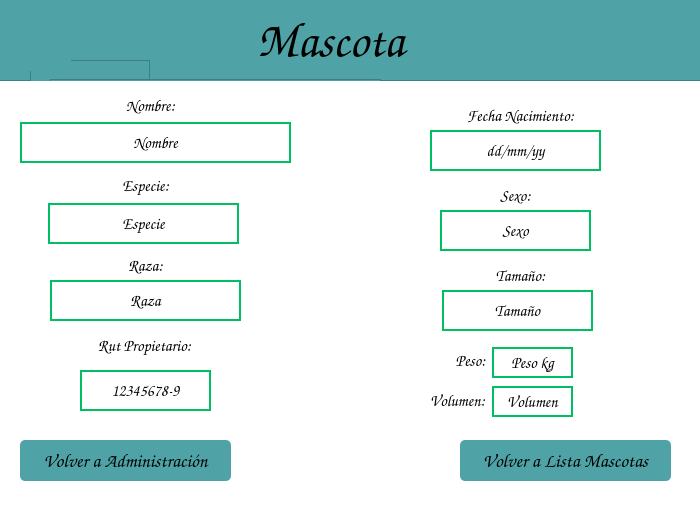
<?xml version="1.0" encoding="UTF-8"?>
<ui version="4.0">
 <class>mainWindow</class>
 <widget class="QMainWindow" name="mainWindow">
  <property name="geometry">
   <rect>
    <x>0</x>
    <y>0</y>
    <width>700</width>
    <height>509</height>
   </rect>
  </property>
  <property name="sizePolicy">
   <sizepolicy hsizetype="Preferred" vsizetype="Preferred">
    <horstretch>0</horstretch>
    <verstretch>0</verstretch>
   </sizepolicy>
  </property>
  <property name="minimumSize">
   <size>
    <width>700</width>
    <height>509</height>
   </size>
  </property>
  <property name="maximumSize">
   <size>
    <width>700</width>
    <height>509</height>
   </size>
  </property>
  <property name="windowTitle">
   <string>Clinica CVI</string>
  </property>
  <property name="styleSheet">
   <string notr="true">alternate-background-color: rgb(255, 255, 255);</string>
  </property>
  <widget class="QWidget" name="centralwidget">
   <widget class="QFrame" name="frame">
    <property name="geometry">
     <rect>
      <x>-10</x>
      <y>0</y>
      <width>711</width>
      <height>511</height>
     </rect>
    </property>
    <property name="minimumSize">
     <size>
      <width>711</width>
      <height>511</height>
     </size>
    </property>
    <property name="maximumSize">
     <size>
      <width>711</width>
      <height>511</height>
     </size>
    </property>
    <property name="sizeIncrement">
     <size>
      <width>10000</width>
      <height>10000</height>
     </size>
    </property>
    <property name="cursor">
     <cursorShape>ArrowCursor</cursorShape>
    </property>
    <property name="styleSheet">
     <string notr="true">background-color: rgb(255, 255, 255);</string>
    </property>
    <property name="frameShape">
     <enum>QFrame::StyledPanel</enum>
    </property>
    <property name="frameShadow">
     <enum>QFrame::Raised</enum>
    </property>
    <widget class="QFrame" name="frame_2">
     <property name="geometry">
      <rect>
       <x>-10</x>
       <y>-20</y>
       <width>721</width>
       <height>101</height>
      </rect>
     </property>
     <property name="styleSheet">
      <string notr="true">background-color: rgb(79, 163, 166);</string>
     </property>
     <property name="frameShape">
      <enum>QFrame::StyledPanel</enum>
     </property>
     <property name="frameShadow">
      <enum>QFrame::Raised</enum>
     </property>
     <widget class="QFrame" name="frame_3">
      <property name="geometry">
       <rect>
        <x>50</x>
        <y>80</y>
        <width>120</width>
        <height>80</height>
       </rect>
      </property>
      <property name="frameShape">
       <enum>QFrame::StyledPanel</enum>
      </property>
      <property name="frameShadow">
       <enum>QFrame::Raised</enum>
      </property>
     </widget>
     <widget class="QFrame" name="frame_4">
      <property name="geometry">
       <rect>
        <x>70</x>
        <y>99</y>
        <width>331</width>
        <height>51</height>
       </rect>
      </property>
      <property name="frameShape">
       <enum>QFrame::StyledPanel</enum>
      </property>
      <property name="frameShadow">
       <enum>QFrame::Raised</enum>
      </property>
     </widget>
     <widget class="QLabel" name="label_9">
      <property name="geometry">
       <rect>
        <x>250</x>
        <y>40</y>
        <width>201</width>
        <height>41</height>
       </rect>
      </property>
      <property name="font">
       <font>
        <family>Comic Sans MS</family>
        <pointsize>36</pointsize>
       </font>
      </property>
      <property name="cursor">
       <cursorShape>ForbiddenCursor</cursorShape>
      </property>
      <property name="text">
       <string>Mascota</string>
      </property>
      <property name="alignment">
       <set>Qt::AlignCenter</set>
      </property>
     </widget>
     <widget class="QLabel" name="label_3">
      <property name="geometry">
       <rect>
        <x>30</x>
        <y>40</y>
        <width>61</width>
        <height>51</height>
       </rect>
      </property>
      <property name="text">
       <string/>
      </property>
      <property name="pixmap">
       <pixmap>../../../../Downloads/Copia_de_Centro_Veterinario_Integral-removebg-preview.png</pixmap>
      </property>
     </widget>
    </widget>
    <widget class="QLabel" name="label_logo">
     <property name="geometry">
      <rect>
       <x>210</x>
       <y>110</y>
       <width>291</width>
       <height>301</height>
      </rect>
     </property>
     <property name="font">
      <font>
       <family>Comic Sans MS</family>
       <pointsize>16</pointsize>
      </font>
     </property>
     <property name="text">
      <string/>
     </property>
     <property name="pixmap">
      <pixmap>../imagenes/Logo-removebg-preview.png</pixmap>
     </property>
    </widget>
    <widget class="QPushButton" name="btnLista">
     <property name="enabled">
      <bool>true</bool>
     </property>
     <property name="geometry">
      <rect>
       <x>470</x>
       <y>440</y>
       <width>211</width>
       <height>41</height>
      </rect>
     </property>
     <property name="font">
      <font>
       <family>Comic Sans MS</family>
       <pointsize>14</pointsize>
      </font>
     </property>
     <property name="cursor">
      <cursorShape>PointingHandCursor</cursorShape>
     </property>
     <property name="styleSheet">
      <string notr="true">background-color: rgb(79, 163, 166);
border-radius: 5px;</string>
     </property>
     <property name="text">
      <string>Volver a Lista Mascotas</string>
     </property>
     <property name="checkable">
      <bool>false</bool>
     </property>
    </widget>
    <widget class="QPushButton" name="btnAdmin">
     <property name="enabled">
      <bool>true</bool>
     </property>
     <property name="geometry">
      <rect>
       <x>30</x>
       <y>440</y>
       <width>211</width>
       <height>41</height>
      </rect>
     </property>
     <property name="font">
      <font>
       <family>Comic Sans MS</family>
       <pointsize>14</pointsize>
      </font>
     </property>
     <property name="cursor">
      <cursorShape>PointingHandCursor</cursorShape>
     </property>
     <property name="styleSheet">
      <string notr="true">background-color: rgb(79, 163, 166);
border-radius: 5px;</string>
     </property>
     <property name="text">
      <string>Volver a Administración</string>
     </property>
     <property name="checkable">
      <bool>false</bool>
     </property>
    </widget>
    <widget class="QLabel" name="labelNombre">
     <property name="geometry">
      <rect>
       <x>30</x>
       <y>122</y>
       <width>271</width>
       <height>41</height>
      </rect>
     </property>
     <property name="font">
      <font>
       <family>Comic Sans MS</family>
       <pointsize>12</pointsize>
       <weight>50</weight>
       <bold>false</bold>
      </font>
     </property>
     <property name="layoutDirection">
      <enum>Qt::LeftToRight</enum>
     </property>
     <property name="styleSheet">
      <string notr="true">border: 2px solid #00BF63;</string>
     </property>
     <property name="text">
      <string>Nombre</string>
     </property>
     <property name="alignment">
      <set>Qt::AlignCenter</set>
     </property>
    </widget>
    <widget class="QLabel" name="labelEspecie">
     <property name="geometry">
      <rect>
       <x>58</x>
       <y>203</y>
       <width>191</width>
       <height>41</height>
      </rect>
     </property>
     <property name="font">
      <font>
       <family>Comic Sans MS</family>
       <pointsize>12</pointsize>
       <weight>50</weight>
       <bold>false</bold>
      </font>
     </property>
     <property name="layoutDirection">
      <enum>Qt::LeftToRight</enum>
     </property>
     <property name="styleSheet">
      <string notr="true">border: 2px solid #00BF63;</string>
     </property>
     <property name="text">
      <string>Especie</string>
     </property>
     <property name="alignment">
      <set>Qt::AlignCenter</set>
     </property>
    </widget>
    <widget class="QLabel" name="label_5">
     <property name="geometry">
      <rect>
       <x>90</x>
       <y>90</y>
       <width>141</width>
       <height>31</height>
      </rect>
     </property>
     <property name="font">
      <font>
       <family>Comic Sans MS</family>
       <pointsize>12</pointsize>
       <weight>50</weight>
       <bold>false</bold>
      </font>
     </property>
     <property name="layoutDirection">
      <enum>Qt::LeftToRight</enum>
     </property>
     <property name="text">
      <string>Nombre:</string>
     </property>
     <property name="alignment">
      <set>Qt::AlignCenter</set>
     </property>
    </widget>
    <widget class="QLabel" name="label_6">
     <property name="geometry">
      <rect>
       <x>120</x>
       <y>170</y>
       <width>71</width>
       <height>31</height>
      </rect>
     </property>
     <property name="font">
      <font>
       <family>Comic Sans MS</family>
       <pointsize>12</pointsize>
       <weight>50</weight>
       <bold>false</bold>
      </font>
     </property>
     <property name="layoutDirection">
      <enum>Qt::LeftToRight</enum>
     </property>
     <property name="text">
      <string>Especie:</string>
     </property>
     <property name="alignment">
      <set>Qt::AlignCenter</set>
     </property>
    </widget>
    <widget class="QLabel" name="label_7">
     <property name="geometry">
      <rect>
       <x>120</x>
       <y>250</y>
       <width>71</width>
       <height>31</height>
      </rect>
     </property>
     <property name="font">
      <font>
       <family>Comic Sans MS</family>
       <pointsize>12</pointsize>
       <weight>50</weight>
       <bold>false</bold>
      </font>
     </property>
     <property name="layoutDirection">
      <enum>Qt::LeftToRight</enum>
     </property>
     <property name="text">
      <string>Raza:</string>
     </property>
     <property name="alignment">
      <set>Qt::AlignCenter</set>
     </property>
    </widget>
    <widget class="QLabel" name="labelRaza">
     <property name="geometry">
      <rect>
       <x>60</x>
       <y>280</y>
       <width>191</width>
       <height>41</height>
      </rect>
     </property>
     <property name="font">
      <font>
       <family>Comic Sans MS</family>
       <pointsize>12</pointsize>
       <weight>50</weight>
       <bold>false</bold>
      </font>
     </property>
     <property name="layoutDirection">
      <enum>Qt::LeftToRight</enum>
     </property>
     <property name="styleSheet">
      <string notr="true">border: 2px solid #00BF63;</string>
     </property>
     <property name="text">
      <string>Raza</string>
     </property>
     <property name="alignment">
      <set>Qt::AlignCenter</set>
     </property>
    </widget>
    <widget class="QLabel" name="label_10">
     <property name="geometry">
      <rect>
       <x>84</x>
       <y>330</y>
       <width>141</width>
       <height>31</height>
      </rect>
     </property>
     <property name="font">
      <font>
       <family>Comic Sans MS</family>
       <pointsize>12</pointsize>
       <weight>50</weight>
       <bold>false</bold>
      </font>
     </property>
     <property name="layoutDirection">
      <enum>Qt::LeftToRight</enum>
     </property>
     <property name="text">
      <string>Rut Propietario:</string>
     </property>
     <property name="alignment">
      <set>Qt::AlignCenter</set>
     </property>
    </widget>
    <widget class="QLabel" name="labelRut">
     <property name="geometry">
      <rect>
       <x>90</x>
       <y>370</y>
       <width>131</width>
       <height>41</height>
      </rect>
     </property>
     <property name="font">
      <font>
       <family>Comic Sans MS</family>
       <pointsize>12</pointsize>
       <weight>50</weight>
       <bold>false</bold>
      </font>
     </property>
     <property name="layoutDirection">
      <enum>Qt::LeftToRight</enum>
     </property>
     <property name="styleSheet">
      <string notr="true">border: 2px solid #00BF63;</string>
     </property>
     <property name="text">
      <string>12345678-9</string>
     </property>
     <property name="alignment">
      <set>Qt::AlignCenter</set>
     </property>
    </widget>
    <widget class="QLabel" name="label_13">
     <property name="geometry">
      <rect>
       <x>460</x>
       <y>100</y>
       <width>141</width>
       <height>31</height>
      </rect>
     </property>
     <property name="font">
      <font>
       <family>Comic Sans MS</family>
       <pointsize>12</pointsize>
       <weight>50</weight>
       <bold>false</bold>
      </font>
     </property>
     <property name="layoutDirection">
      <enum>Qt::LeftToRight</enum>
     </property>
     <property name="text">
      <string>Fecha Nacimiento:</string>
     </property>
     <property name="alignment">
      <set>Qt::AlignCenter</set>
     </property>
    </widget>
    <widget class="QLabel" name="labelFecha">
     <property name="geometry">
      <rect>
       <x>440</x>
       <y>130</y>
       <width>171</width>
       <height>41</height>
      </rect>
     </property>
     <property name="font">
      <font>
       <family>Comic Sans MS</family>
       <pointsize>12</pointsize>
       <weight>50</weight>
       <bold>false</bold>
      </font>
     </property>
     <property name="layoutDirection">
      <enum>Qt::LeftToRight</enum>
     </property>
     <property name="styleSheet">
      <string notr="true">border: 2px solid #00BF63;</string>
     </property>
     <property name="text">
      <string>dd/mm/yy</string>
     </property>
     <property name="alignment">
      <set>Qt::AlignCenter</set>
     </property>
    </widget>
    <widget class="QLabel" name="label_15">
     <property name="geometry">
      <rect>
       <x>500</x>
       <y>180</y>
       <width>51</width>
       <height>31</height>
      </rect>
     </property>
     <property name="font">
      <font>
       <family>Comic Sans MS</family>
       <pointsize>12</pointsize>
       <weight>50</weight>
       <bold>false</bold>
      </font>
     </property>
     <property name="layoutDirection">
      <enum>Qt::LeftToRight</enum>
     </property>
     <property name="text">
      <string>Sexo:</string>
     </property>
     <property name="alignment">
      <set>Qt::AlignCenter</set>
     </property>
    </widget>
    <widget class="QLabel" name="labelSexo">
     <property name="geometry">
      <rect>
       <x>450</x>
       <y>210</y>
       <width>151</width>
       <height>41</height>
      </rect>
     </property>
     <property name="font">
      <font>
       <family>Comic Sans MS</family>
       <pointsize>12</pointsize>
       <weight>50</weight>
       <bold>false</bold>
      </font>
     </property>
     <property name="layoutDirection">
      <enum>Qt::LeftToRight</enum>
     </property>
     <property name="styleSheet">
      <string notr="true">border: 2px solid #00BF63;</string>
     </property>
     <property name="text">
      <string>Sexo</string>
     </property>
     <property name="alignment">
      <set>Qt::AlignCenter</set>
     </property>
    </widget>
    <widget class="QLabel" name="label_17">
     <property name="geometry">
      <rect>
       <x>500</x>
       <y>260</y>
       <width>61</width>
       <height>31</height>
      </rect>
     </property>
     <property name="font">
      <font>
       <family>Comic Sans MS</family>
       <pointsize>12</pointsize>
       <weight>50</weight>
       <bold>false</bold>
      </font>
     </property>
     <property name="layoutDirection">
      <enum>Qt::LeftToRight</enum>
     </property>
     <property name="text">
      <string>Tamaño:</string>
     </property>
     <property name="alignment">
      <set>Qt::AlignCenter</set>
     </property>
    </widget>
    <widget class="QLabel" name="labelTamano">
     <property name="geometry">
      <rect>
       <x>452</x>
       <y>290</y>
       <width>151</width>
       <height>41</height>
      </rect>
     </property>
     <property name="font">
      <font>
       <family>Comic Sans MS</family>
       <pointsize>12</pointsize>
       <weight>50</weight>
       <bold>false</bold>
      </font>
     </property>
     <property name="layoutDirection">
      <enum>Qt::LeftToRight</enum>
     </property>
     <property name="styleSheet">
      <string notr="true">border: 2px solid #00BF63;</string>
     </property>
     <property name="text">
      <string>Tamaño</string>
     </property>
     <property name="alignment">
      <set>Qt::AlignCenter</set>
     </property>
    </widget>
    <widget class="QLabel" name="label_19">
     <property name="geometry">
      <rect>
       <x>460</x>
       <y>350</y>
       <width>41</width>
       <height>21</height>
      </rect>
     </property>
     <property name="font">
      <font>
       <family>Comic Sans MS</family>
       <pointsize>12</pointsize>
       <weight>50</weight>
       <bold>false</bold>
      </font>
     </property>
     <property name="layoutDirection">
      <enum>Qt::LeftToRight</enum>
     </property>
     <property name="text">
      <string>Peso:</string>
     </property>
     <property name="alignment">
      <set>Qt::AlignCenter</set>
     </property>
    </widget>
    <widget class="QLabel" name="labelPeso">
     <property name="geometry">
      <rect>
       <x>502</x>
       <y>347</y>
       <width>81</width>
       <height>31</height>
      </rect>
     </property>
     <property name="font">
      <font>
       <family>Comic Sans MS</family>
       <pointsize>12</pointsize>
       <weight>50</weight>
       <bold>false</bold>
      </font>
     </property>
     <property name="layoutDirection">
      <enum>Qt::LeftToRight</enum>
     </property>
     <property name="styleSheet">
      <string notr="true">border: 2px solid #00BF63;</string>
     </property>
     <property name="text">
      <string>Peso kg</string>
     </property>
     <property name="alignment">
      <set>Qt::AlignCenter</set>
     </property>
    </widget>
    <widget class="QLabel" name="label_21">
     <property name="geometry">
      <rect>
       <x>437</x>
       <y>390</y>
       <width>61</width>
       <height>21</height>
      </rect>
     </property>
     <property name="font">
      <font>
       <family>Comic Sans MS</family>
       <pointsize>12</pointsize>
       <weight>50</weight>
       <bold>false</bold>
      </font>
     </property>
     <property name="layoutDirection">
      <enum>Qt::LeftToRight</enum>
     </property>
     <property name="text">
      <string>Volumen:</string>
     </property>
     <property name="alignment">
      <set>Qt::AlignCenter</set>
     </property>
    </widget>
    <widget class="QLabel" name="labelVolumen">
     <property name="geometry">
      <rect>
       <x>502</x>
       <y>386</y>
       <width>81</width>
       <height>31</height>
      </rect>
     </property>
     <property name="font">
      <font>
       <family>Comic Sans MS</family>
       <pointsize>12</pointsize>
       <weight>50</weight>
       <bold>false</bold>
      </font>
     </property>
     <property name="layoutDirection">
      <enum>Qt::LeftToRight</enum>
     </property>
     <property name="styleSheet">
      <string notr="true">border: 2px solid #00BF63;</string>
     </property>
     <property name="text">
      <string>Volumen</string>
     </property>
     <property name="alignment">
      <set>Qt::AlignCenter</set>
     </property>
    </widget>
    <zorder>label_logo</zorder>
    <zorder>frame_2</zorder>
    <zorder>btnLista</zorder>
    <zorder>btnAdmin</zorder>
    <zorder>labelNombre</zorder>
    <zorder>labelEspecie</zorder>
    <zorder>label_5</zorder>
    <zorder>label_6</zorder>
    <zorder>label_7</zorder>
    <zorder>labelRaza</zorder>
    <zorder>label_10</zorder>
    <zorder>labelRut</zorder>
    <zorder>label_13</zorder>
    <zorder>labelFecha</zorder>
    <zorder>label_15</zorder>
    <zorder>labelSexo</zorder>
    <zorder>label_17</zorder>
    <zorder>labelTamano</zorder>
    <zorder>label_19</zorder>
    <zorder>labelPeso</zorder>
    <zorder>label_21</zorder>
    <zorder>labelVolumen</zorder>
   </widget>
  </widget>
 </widget>
 <resources>
  <include location="logo.qrc"/>
 </resources>
 <connections/>
</ui>
